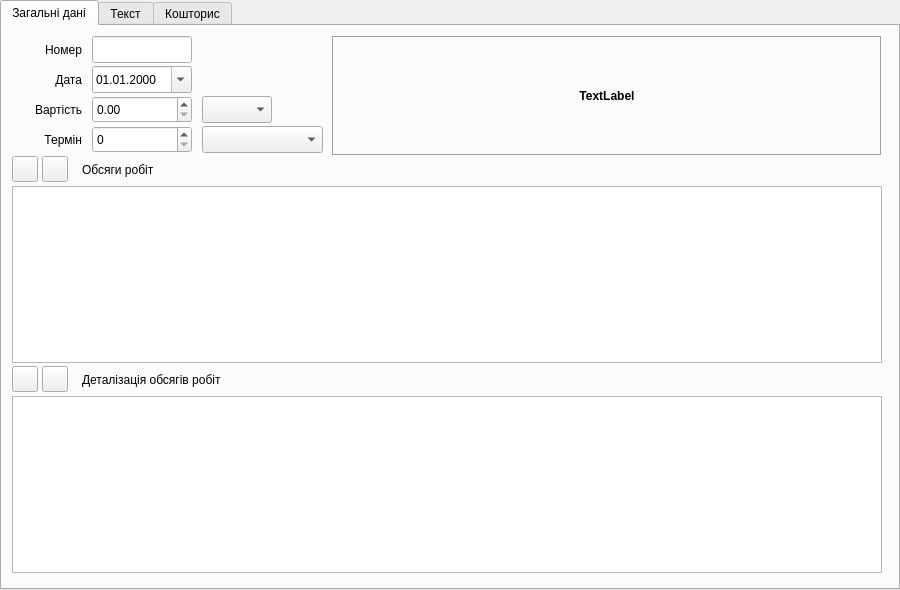
<?xml version="1.0" encoding="UTF-8"?>
<ui version="4.0">
 <class>Dogovor_win</class>
 <widget class="QTabWidget" name="Dogovor_win">
  <property name="geometry">
   <rect>
    <x>0</x>
    <y>0</y>
    <width>900</width>
    <height>590</height>
   </rect>
  </property>
  <property name="windowTitle">
   <string>Договір</string>
  </property>
  <property name="windowIcon">
   <iconset>
    <normaloff>../icons/16x16/categories/applications-engineering.png</normaloff>../icons/16x16/categories/applications-engineering.png</iconset>
  </property>
  <property name="locale">
   <locale language="Ukrainian" country="Ukraine"/>
  </property>
  <property name="currentIndex">
   <number>0</number>
  </property>
  <widget class="QWidget" name="tab_1">
   <attribute name="title">
    <string>Загальні дані</string>
   </attribute>
   <widget class="QLabel" name="label_2">
    <property name="geometry">
     <rect>
      <x>10</x>
      <y>40</y>
      <width>70</width>
      <height>27</height>
     </rect>
    </property>
    <property name="text">
     <string>Дата</string>
    </property>
    <property name="alignment">
     <set>Qt::AlignRight|Qt::AlignTrailing|Qt::AlignVCenter</set>
    </property>
   </widget>
   <widget class="QDateEdit" name="dateEdit">
    <property name="geometry">
     <rect>
      <x>90</x>
      <y>40</y>
      <width>100</width>
      <height>27</height>
     </rect>
    </property>
    <property name="displayFormat">
     <string>dd.MM.yyyy</string>
    </property>
    <property name="calendarPopup">
     <bool>true</bool>
    </property>
   </widget>
   <widget class="QComboBox" name="comboBox">
    <property name="geometry">
     <rect>
      <x>200</x>
      <y>70</y>
      <width>70</width>
      <height>27</height>
     </rect>
    </property>
   </widget>
   <widget class="QLineEdit" name="lineEdit">
    <property name="geometry">
     <rect>
      <x>90</x>
      <y>10</y>
      <width>100</width>
      <height>27</height>
     </rect>
    </property>
   </widget>
   <widget class="QLabel" name="label_4">
    <property name="geometry">
     <rect>
      <x>10</x>
      <y>100</y>
      <width>70</width>
      <height>27</height>
     </rect>
    </property>
    <property name="text">
     <string>Термін</string>
    </property>
    <property name="alignment">
     <set>Qt::AlignRight|Qt::AlignTrailing|Qt::AlignVCenter</set>
    </property>
   </widget>
   <widget class="QLabel" name="label_3">
    <property name="geometry">
     <rect>
      <x>10</x>
      <y>70</y>
      <width>70</width>
      <height>27</height>
     </rect>
    </property>
    <property name="text">
     <string>Вартість</string>
    </property>
    <property name="alignment">
     <set>Qt::AlignRight|Qt::AlignTrailing|Qt::AlignVCenter</set>
    </property>
   </widget>
   <widget class="QSpinBox" name="spinBox">
    <property name="geometry">
     <rect>
      <x>90</x>
      <y>100</y>
      <width>100</width>
      <height>27</height>
     </rect>
    </property>
    <property name="maximum">
     <number>9999</number>
    </property>
   </widget>
   <widget class="QComboBox" name="comboBox_2">
    <property name="geometry">
     <rect>
      <x>200</x>
      <y>100</y>
      <width>121</width>
      <height>27</height>
     </rect>
    </property>
   </widget>
   <widget class="QLabel" name="label">
    <property name="geometry">
     <rect>
      <x>10</x>
      <y>10</y>
      <width>70</width>
      <height>27</height>
     </rect>
    </property>
    <property name="text">
     <string>Номер</string>
    </property>
    <property name="alignment">
     <set>Qt::AlignRight|Qt::AlignTrailing|Qt::AlignVCenter</set>
    </property>
   </widget>
   <widget class="QDoubleSpinBox" name="doubleSpinBox">
    <property name="geometry">
     <rect>
      <x>90</x>
      <y>70</y>
      <width>100</width>
      <height>27</height>
     </rect>
    </property>
    <property name="locale">
     <locale language="C" country="AnyCountry"/>
    </property>
    <property name="minimum">
     <double>0.000000000000000</double>
    </property>
    <property name="maximum">
     <double>999999999.990000009536743</double>
    </property>
    <property name="singleStep">
     <double>0.010000000000000</double>
    </property>
   </widget>
   <widget class="QTableView" name="tableVidDogovor">
    <property name="geometry">
     <rect>
      <x>10</x>
      <y>160</y>
      <width>870</width>
      <height>177</height>
     </rect>
    </property>
    <attribute name="verticalHeaderMinimumSectionSize">
     <number>25</number>
    </attribute>
    <attribute name="verticalHeaderDefaultSectionSize">
     <number>25</number>
    </attribute>
   </widget>
   <widget class="QLabel" name="label_5">
    <property name="geometry">
     <rect>
      <x>80</x>
      <y>130</y>
      <width>100</width>
      <height>27</height>
     </rect>
    </property>
    <property name="text">
     <string>Обсяги робіт</string>
    </property>
   </widget>
   <widget class="QLabel" name="label_6">
    <property name="geometry">
     <rect>
      <x>80</x>
      <y>340</y>
      <width>150</width>
      <height>27</height>
     </rect>
    </property>
    <property name="text">
     <string>Деталізація обсягів робіт</string>
    </property>
   </widget>
   <widget class="QTableView" name="tablePodvidDogovor">
    <property name="geometry">
     <rect>
      <x>10</x>
      <y>370</y>
      <width>870</width>
      <height>177</height>
     </rect>
    </property>
    <attribute name="verticalHeaderMinimumSectionSize">
     <number>25</number>
    </attribute>
    <attribute name="verticalHeaderDefaultSectionSize">
     <number>25</number>
    </attribute>
   </widget>
   <widget class="QToolButton" name="toolButton_2">
    <property name="geometry">
     <rect>
      <x>40</x>
      <y>130</y>
      <width>26</width>
      <height>26</height>
     </rect>
    </property>
    <property name="toolTip">
     <string>Вилучити поточний рядок з таблиці</string>
    </property>
    <property name="statusTip">
     <string>Вилучення поточного рядка з таблиці обсягів робіт</string>
    </property>
    <property name="text">
     <string/>
    </property>
    <property name="icon">
     <iconset>
      <normaloff>../icons/16x16/actions/list-remove.png</normaloff>../icons/16x16/actions/list-remove.png</iconset>
    </property>
   </widget>
   <widget class="QToolButton" name="toolButton_1">
    <property name="geometry">
     <rect>
      <x>10</x>
      <y>130</y>
      <width>26</width>
      <height>26</height>
     </rect>
    </property>
    <property name="toolTip">
     <string>Додати один рядок до таблиці</string>
    </property>
    <property name="statusTip">
     <string>Додавання одного рядка до таблиці обсягів робіт</string>
    </property>
    <property name="text">
     <string/>
    </property>
    <property name="icon">
     <iconset>
      <normaloff>../icons/16x16/actions/list-add.png</normaloff>../icons/16x16/actions/list-add.png</iconset>
    </property>
   </widget>
   <widget class="QToolButton" name="toolButton_4">
    <property name="geometry">
     <rect>
      <x>40</x>
      <y>340</y>
      <width>26</width>
      <height>26</height>
     </rect>
    </property>
    <property name="toolTip">
     <string>Вилучити поточний рядок з таблиці</string>
    </property>
    <property name="statusTip">
     <string>Вилучення поточного рядка з таблиці деталізації обсягів робіт</string>
    </property>
    <property name="text">
     <string/>
    </property>
    <property name="icon">
     <iconset>
      <normaloff>../icons/16x16/actions/list-remove.png</normaloff>../icons/16x16/actions/list-remove.png</iconset>
    </property>
   </widget>
   <widget class="QToolButton" name="toolButton_3">
    <property name="geometry">
     <rect>
      <x>10</x>
      <y>340</y>
      <width>26</width>
      <height>26</height>
     </rect>
    </property>
    <property name="toolTip">
     <string>Додати один рядок до таблиці</string>
    </property>
    <property name="statusTip">
     <string>Додавання одного рядка до таблиці деталізації обсягів робіт</string>
    </property>
    <property name="text">
     <string/>
    </property>
    <property name="icon">
     <iconset>
      <normaloff>../icons/16x16/actions/list-add.png</normaloff>../icons/16x16/actions/list-add.png</iconset>
    </property>
   </widget>
   <widget class="QLabel" name="label_7">
    <property name="geometry">
     <rect>
      <x>330</x>
      <y>10</y>
      <width>550</width>
      <height>120</height>
     </rect>
    </property>
    <property name="font">
     <font>
      <weight>75</weight>
      <bold>true</bold>
     </font>
    </property>
    <property name="locale">
     <locale language="Ukrainian" country="Ukraine"/>
    </property>
    <property name="frameShape">
     <enum>QFrame::Box</enum>
    </property>
    <property name="frameShadow">
     <enum>QFrame::Sunken</enum>
    </property>
    <property name="text">
     <string>TextLabel</string>
    </property>
    <property name="alignment">
     <set>Qt::AlignCenter</set>
    </property>
    <property name="wordWrap">
     <bool>true</bool>
    </property>
   </widget>
   <zorder>label_7</zorder>
   <zorder>label_2</zorder>
   <zorder>dateEdit</zorder>
   <zorder>comboBox</zorder>
   <zorder>lineEdit</zorder>
   <zorder>label_4</zorder>
   <zorder>label_3</zorder>
   <zorder>spinBox</zorder>
   <zorder>comboBox_2</zorder>
   <zorder>label</zorder>
   <zorder>doubleSpinBox</zorder>
   <zorder>tableVidDogovor</zorder>
   <zorder>label_5</zorder>
   <zorder>label_6</zorder>
   <zorder>tablePodvidDogovor</zorder>
   <zorder>toolButton_2</zorder>
   <zorder>toolButton_1</zorder>
   <zorder>toolButton_4</zorder>
   <zorder>toolButton_3</zorder>
  </widget>
  <widget class="QWidget" name="tab_2">
   <attribute name="title">
    <string>Текст</string>
   </attribute>
   <layout class="QGridLayout" name="gridLayout">
    <item row="0" column="0">
     <widget class="QTextEdit" name="textEdit">
      <property name="sizePolicy">
       <sizepolicy hsizetype="Expanding" vsizetype="Expanding">
        <horstretch>0</horstretch>
        <verstretch>0</verstretch>
       </sizepolicy>
      </property>
      <property name="locale">
       <locale language="Ukrainian" country="Ukraine"/>
      </property>
     </widget>
    </item>
   </layout>
  </widget>
  <widget class="QWidget" name="tab_3">
   <attribute name="title">
    <string>Кошторис</string>
   </attribute>
   <layout class="QGridLayout" name="gridLayout_2">
    <item row="0" column="0">
     <widget class="QTextEdit" name="textEdit_2"/>
    </item>
   </layout>
  </widget>
 </widget>
 <tabstops>
  <tabstop>lineEdit</tabstop>
  <tabstop>dateEdit</tabstop>
  <tabstop>doubleSpinBox</tabstop>
  <tabstop>comboBox</tabstop>
  <tabstop>spinBox</tabstop>
  <tabstop>comboBox_2</tabstop>
  <tabstop>tableVidDogovor</tabstop>
  <tabstop>tablePodvidDogovor</tabstop>
  <tabstop>toolButton_1</tabstop>
  <tabstop>toolButton_2</tabstop>
  <tabstop>toolButton_3</tabstop>
  <tabstop>toolButton_4</tabstop>
  <tabstop>textEdit</tabstop>
  <tabstop>textEdit_2</tabstop>
 </tabstops>
 <resources/>
 <connections/>
</ui>
